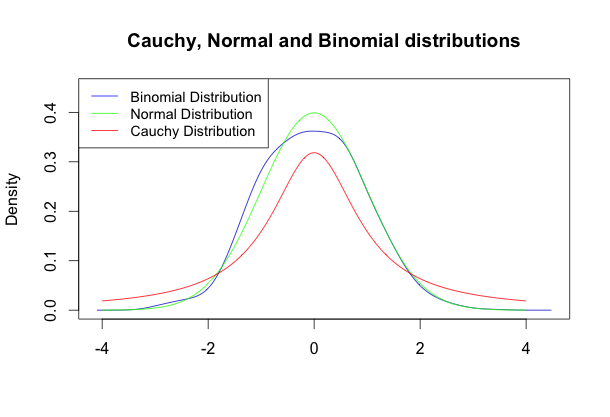

This chart was generated by the following R code:

## clear history
rm(list = ls(all = TRUE))
graphics.off()

## install and load packages
libraries = c("MASS", "KernSmooth")
lapply(libraries, function(x) if (!(x %in% installed.packages())) {
    install.packages(x)
})
lapply(libraries, library, quietly = TRUE, character.only = TRUE)

## Setting parameters
p = 0.5
n = 1000

## Random generation from binomial distribution with parameters 1000*n and p

bsample = rbinom(n * 1000, 1, p)

## Create a matrix of binomial random variables

bsamplem = matrix(bsample, n, 1000)

## Estimate kernel density

bden = bkde((colMeans(bsamplem) - p)/sqrt(p * (1 - p)/n))

## Plot the three distributions
plot(bden, col = "blue3", type = "l", lty = 1, lwd = 1, xlab = "", ylab = "Density", 
    main = "Cauchy, Normal and Binomial distributions", cex.lab = 1, cex.axis = 1, 
    ylim = c(0, 0.45))

plot(dnorm, -4, 4, n = 1000, col = "Green", add = TRUE)

plot(dcauchy, -4, 4, n = 1000, col = "red", add = TRUE)

## Set the legend
legend("topleft", c("Binomial Distribution", "Normal Distribution", "Cauchy Distribution"), 
    lty = 1, col = c("blue", "green", "red"), cex = 0.9)




 
